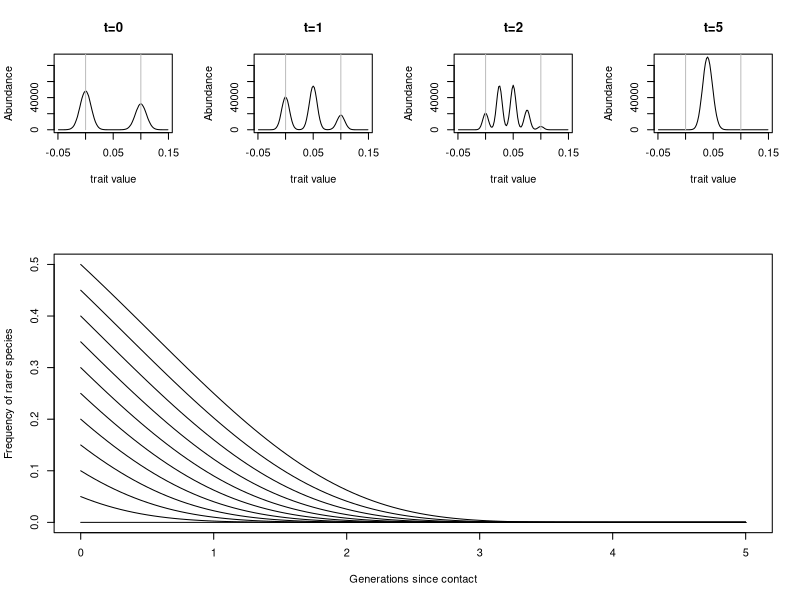

Here is the R script that generated this plot:
###CODE FOR FIGURES IN 'THE EVOLUTIONARY BIOLOGY OF SPECIES' Oxford University Press, 2019.
##Author: Timothy G. Barraclough (t.barraclough@imperial.ac.uk)
##Citation: Timothy G. Barraclough 2019. The Evolutionary Biology of Species. Oxford Series in Ecology and Evolution. Oxford University Press, Oxford, UK.

##Figure 2.2, loss of diversity with random interbreeding

##number of generations to simulate for
ngen<-6

##matrix to store histogram data
h<-matrix(NA,ncol=ngen,nrow=99)

##starting phenotype values: 
##600000 individuals from species 1, mean trait=0; 400000 individuals species 2, mean trait 0.1)
x<-c(rnorm(600000,0,0.01),rnorm(400000,0.1,0.01))

##histogram of trait distribution at start before interbreeding
h[,1]<-hist(x,breaks=seq(-0.05,0.15,length.out=100),plot=F)$counts

##now loop for further generations removing the barrier to interbreeding
for (i in (2:ngen)) {

##random mating, irrespective of individual
father<-sample(x,replace=F)
mother<-sample(x,replace=F)

##additive trait, offspring has average phenotype of parents
  x<-(father+mother)/2

##store histogram of trait variation
h[,i]<-hist(x,breaks=seq(-0.05,0.15,length.out=100),plot=F)$counts

}

##set up plot window
layout(matrix(c(1,2,3,4,5,5,5,5,5,5,5,5),ncol=4,byrow=T))

##plot four panels of loss of bimodal distribution over generations 0, 1, 2 and 5
for (i in c(1,2,3,6)) {
	plot(hist(x,breaks=seq(-0.05,0.15,length.out=100),plot=F)$mids,h[,i],type="l",main=paste("t=",i-1,sep=""),ylab="Abundance",xlab="trait value",ylim=c(0,max(h[,c(1,2,3,6)])))
	lines(c(0,0),c(0,10^8),col="grey")
	lines(c(0.1,0.1),c(0,10^8),col="grey")

	}
	
##plot deterministic loss of rarer species
	curve(0.5^(2^x),from=0,to=5,ylab="Frequency of rarer species",xlab="Generations since contact")
	for (i in seq(0,0.45,0.05)) {
	curve(i^(2^x),from=0,to=5,add=T)}
